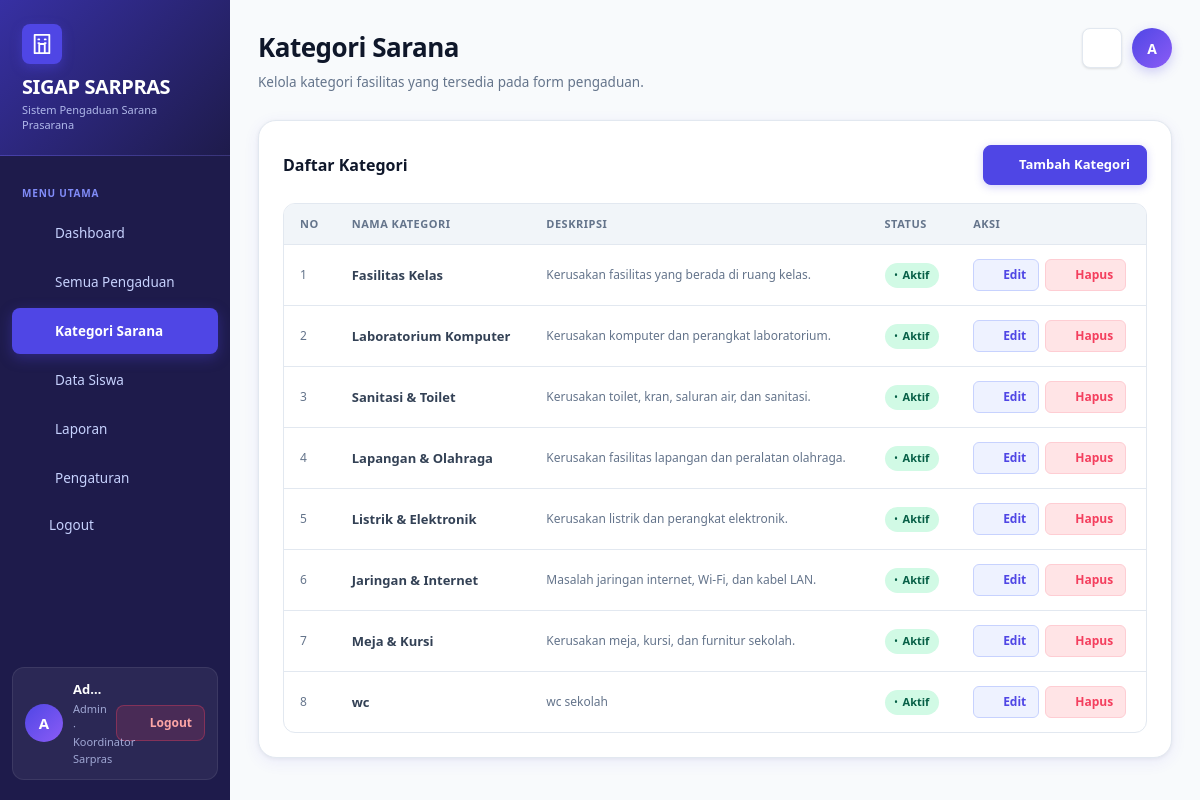
The page /views/kategori.php (signed in) on the database its author committed.
### tables this page shows
CREATE TABLE `kategori` (
  `id_kategori` int(11) NOT NULL,
  `nama_kategori` varchar(100) NOT NULL,
  `deskripsi` varchar(255) DEFAULT '',
  `aktif` tinyint(1) NOT NULL DEFAULT 1
);

### models/Kategori.php (called while the page is built, shortened)
<?php
class Kategori {
    private $conn;
    public function __construct($conn) {
        $this->conn = $conn;
    }
    public function tampil() {
        return mysqli_query($this->conn, "SELECT * FROM kategori ORDER BY id_kategori ASC");
    }
}
?>

### views/kategori.php (the view, shortened to what this page needs)
<?php
include '../config/koneksi.php';
include '../config/icons.php';
include '../config/layout.php';
include '../models/Kategori.php';
$m     = new Kategori($conn);
$q = $m->tampil();
?>
<!doctype html>
<html lang="id">
<head>
    <link rel="stylesheet" href="../assets/style.css?v=2">
</head>
<body>
<div class="app">
    <?= sidebar('categories') ?>
    <main class="main">
        <div class="top">
            <div>
                <h2>Kategori Sarana</h2>
                <p>Kelola kategori fasilitas yang tersedia pada form pengaduan.</p>
            </div>
            <div class="top-actions">
                <div class="bell"><?= icon('bell', '17') ?></div>
                <div class="avatar"><?= strtoupper(substr($_SESSION['nama'] ?? 'A', 0, 1)) ?></div>
            </div>
        </div>
        <div class="panel table-panel mt-28">
            <div class="toolbar">
                <strong class="section-title">Daftar Kategori</strong>
                <a class="btn primary" href="kategori_form.php">
                    <span style="display:flex;align-items:center;gap:6px;"><?= icon('plus', '13') ?> Tambah Kategori</span>
                </a>
            </div>
            <div class="table-wrap">
                <table>
                    <thead>
                        <tr>
                            <th>No</th>
                            <th>Nama Kategori</th>
                            <th>Deskripsi</th>
                            <th>Status</th>
                            <th>Aksi</th>
                        </tr>
                    </thead>
                    <tbody>
                        <?php $no = 1; $empty = true; while ($r = mysqli_fetch_assoc($q)): $empty = false; ?>
                        <tr>
                            <td style="color:var(--muted);font-size:12px;"><?= $no++ ?></td>
                            <td><div style="font-weight:600;"><?= htmlspecialchars($r['nama_kategori']) ?></div></td>
                            <td style="font-size:12px;color:var(--muted);"><?= $r['deskripsi'] ? htmlspecialchars($r['deskripsi']) : '<em>—</em>' ?></td>
                            <td>
                                <span class="status <?= $r['aktif'] ? 'selesai' : 'ditolak' ?>">
                                    <?= $r['aktif'] ? 'Aktif' : 'Nonaktif' ?>
                                </span>
                            </td>
                            <td>
                                <div class="action-row">
                                    <a class="action-btn" href="kategori_form.php?id=<?= $r['id_kategori'] ?>">
                                        <span style="display:flex;align-items:center;gap:4px;"><?= icon('edit', '13') ?> Edit</span>
                                    </a>
                                    <a class="action-btn danger"
                                       onclick="return confirm('Hapus kategori ini? Kategori yang sudah dipakai tidak dapat dihapus.')"
                                       href="kategori.php?hapus=<?= $r['id_kategori'] ?>">
                                        <span style="display:flex;align-items:center;gap:4px;"><?= icon('trash', '13') ?> Hapus</span>
                                    </a>
                                </div>
                            </td>
                        </tr>
                        <?php endwhile; ?>
                    </tbody>
                </table>
            </div>
        </div>
    </main>
</div>
</body>
</html>

### config/icons.php (shortened to what this page needs)
<?php
function icon(string $name, string $size = '18', string $class = ''): string {
    $cls = $class ? " class=\"{$class}\"" : '';
    $path = $icons[$name] ?? $icons['info'];
    return "<svg xmlns=\"http://www.w3.org/2000/svg\" width=\"{$size}\" height=\"{$size}\" viewBox=\"0 0 24 24\" fill=\"none\" stroke=\"currentColor\" stroke-width=\"2\" stroke-linecap=\"round\" stroke-linejoin=\"round\"{$cls}>{$path}</svg>";
}
?>

### rows shown on the page
kategori: nama_kategori "Fasilitas Kelas", deskripsi "Kerusakan fasilitas yang berada di ruang kelas.", aktif "Aktif", $size 13 (drawn)
kategori: nama_kategori "Laboratorium Komputer", deskripsi "Kerusakan komputer dan perangkat laboratorium.", aktif "Aktif", $size 13 (drawn)
kategori: nama_kategori "Sanitasi & Toilet", deskripsi "Kerusakan toilet, kran, saluran air, dan sanitasi.", aktif "Aktif", $size 13 (drawn)
kategori: nama_kategori "Lapangan & Olahraga", deskripsi "Kerusakan fasilitas lapangan dan peralatan olahraga.", aktif "Aktif", $size 13 (drawn)
kategori: nama_kategori "Listrik & Elektronik", deskripsi "Kerusakan listrik dan perangkat elektronik.", aktif "Aktif", $size 13 (drawn)
kategori: nama_kategori "Jaringan & Internet", deskripsi "Masalah jaringan internet, Wi-Fi, dan kabel LAN.", aktif "Aktif", $size 13 (drawn)
kategori: nama_kategori "Meja & Kursi", deskripsi "Kerusakan meja, kursi, dan furnitur sekolah.", aktif "Aktif", $size 13 (drawn)
kategori: nama_kategori "wc", deskripsi "wc sekolah", aktif "Aktif", $size 13 (drawn)

### other values the page prints
$item['label'] "Dashboard"
$item['label'] "Semua Pengaduan"
$item['label'] "Kategori Sarana"
$item['label'] "Data Siswa"
$item['label'] "Laporan"
$item['label'] "Pengaturan"
$initial "A"
$nama "Ad…"
$sub "Admin · Koordinator Sarpras"
substr($_SESSION['nama'] ?? 'A', 0, 1) "A"
